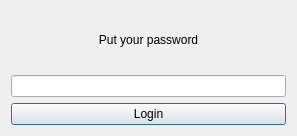
<?xml version="1.0" encoding="UTF-8"?>
<ui version="4.0">
 <class>Login</class>
 <widget class="QDialog" name="Login">
  <property name="geometry">
   <rect>
    <x>0</x>
    <y>0</y>
    <width>297</width>
    <height>136</height>
   </rect>
  </property>
  <property name="windowTitle">
   <string>Login</string>
  </property>
  <layout class="QGridLayout" name="gridLayout_2">
   <item row="0" column="0">
    <layout class="QGridLayout" name="gridLayout">
     <item row="1" column="0">
      <widget class="QLabel" name="label">
       <property name="text">
        <string>Put your password</string>
       </property>
       <property name="alignment">
        <set>Qt::AlignCenter</set>
       </property>
      </widget>
     </item>
     <item row="3" column="0">
      <widget class="QPushButton" name="pushButton">
       <property name="text">
        <string>Login</string>
       </property>
      </widget>
     </item>
     <item row="2" column="0">
      <widget class="QLineEdit" name="passwordLine">
       <property name="echoMode">
        <enum>QLineEdit::Password</enum>
       </property>
      </widget>
     </item>
    </layout>
   </item>
  </layout>
 </widget>
 <resources/>
 <connections/>
</ui>
